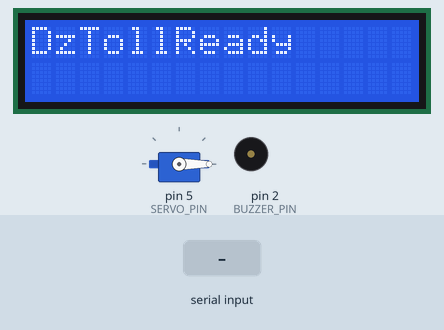
The sketch below on a simulated Arduino Uno, built with avr-gcc and run on an emulated ATmega328P. Parts: servo, 16×2 character LCD, buzzer (waves = sounding, pin HIGH). The inputs (shaded band) are chosen by the test bench. Pins used as bus, display or sensor lines are not drawn.

Above: at 1.3 s.
1.4 s: "OPEN\n" received over Serial
At 4.1 s:
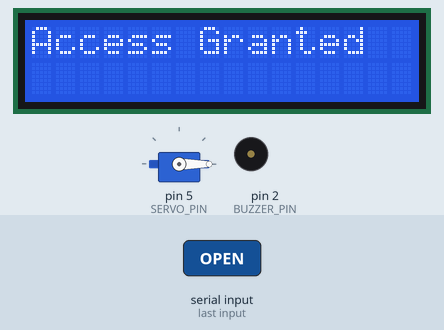
4.4 s: "WAIT_RFID\n" received over Serial
At 5.8 s:
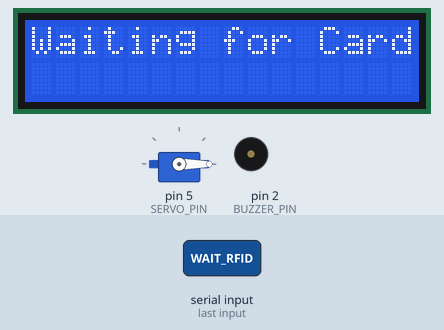
6.1 s: "DENY\n" received over Serial
At 7.8 s:
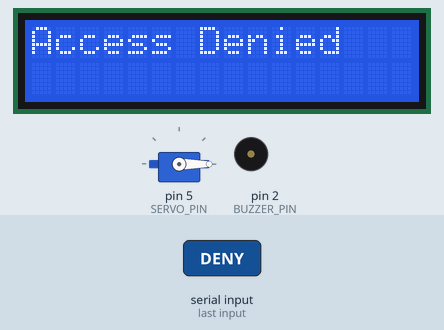
Timing chart, 0 to 9.3 s (numbered marks = the images above; inputs shaded):
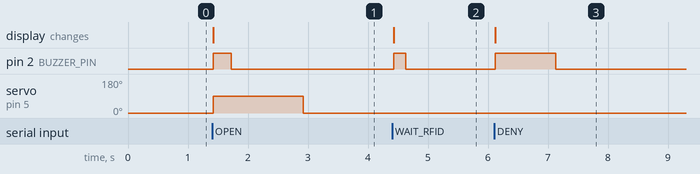

The sketch:

rfid_gate.ino
```cpp
#include <Wire.h>
#include <LiquidCrystal_I2C.h>
#include <SPI.h>
#include <MFRC522.h>
#include <Servo.h>

// Pin definitions
#define SS_PIN 10
#define RST_PIN 9
#define BUZZER_PIN 2
#define SERVO_PIN 5

// Objects
MFRC522 mfrc522(SS_PIN, RST_PIN);
Servo gate;

// Display
LiquidCrystal_I2C lcd(0x27, 16, 2);

// State variables
bool waitForRFID = false;
unsigned long waitStartMillis = 0;

// Timing
const unsigned long RFID_TIMEOUT = 15000; // 15 seconds timeout

unsigned long buzzerEndTime = 0;
bool buzzerOn = false;
unsigned long gateCloseTime = 0;
bool gateOpen = false;

void setup() {
  Serial.begin(9600);
  SPI.begin();
  mfrc522.PCD_Init();
  gate.attach(SERVO_PIN);
  gate.write(0); // Closed position

  pinMode(BUZZER_PIN, OUTPUT);
  digitalWrite(BUZZER_PIN, LOW);

  lcd.init();
  lcd.backlight();
  showStatus("DzTollReady");
}

void showStatus(const char* message) {
  lcd.clear();
  lcd.setCursor(0, 0);
  lcd.print(message);
}

void buzzNonBlocking(int duration) {
  digitalWrite(BUZZER_PIN, HIGH);
  buzzerEndTime = millis() + duration;
  buzzerOn = true;
}

void updateOutputs() {
  unsigned long now = millis();

  if (buzzerOn && now >= buzzerEndTime) {
    digitalWrite(BUZZER_PIN, LOW);
    buzzerOn = false;
  }

  if (gateOpen && now >= gateCloseTime) {
    gate.write(0); // Close gate
    gateOpen = false;
  }
}

void grantAccess() {
  showStatus("Access Granted");
  gate.write(90);
  gateOpen = true;
  gateCloseTime = millis() + 1500;
  buzzNonBlocking(300);
}

void denyAccess() {
  showStatus("Access Denied");
  buzzNonBlocking(1000);
  gateCloseTime = millis() + 1500; // In case gate was opened mistakenly
}

void startRFIDWait() {
  waitForRFID = true;
  waitStartMillis = millis();
  showStatus("Waiting for Card");
  buzzNonBlocking(200);
}

void handleSerialCommands() {
  if (Serial.available()) {
    String cmd = Serial.readStringUntil('\n');
    cmd.trim();

    if (cmd.equalsIgnoreCase("WAIT_RFID")) {
      startRFIDWait();
    } else if (cmd.equalsIgnoreCase("OPEN")) {
      grantAccess();
    } else if (cmd.equalsIgnoreCase("DENY")) {
      denyAccess();
    }
  }
}

void handleRFID() {
  if (mfrc522.PICC_IsNewCardPresent() && mfrc522.PICC_ReadCardSerial()) {
    String uidStr = "";
    for (byte i = 0; i < mfrc522.uid.size; i++) {
      if (mfrc522.uid.uidByte[i] < 0x10) uidStr += "0";
      uidStr += String(mfrc522.uid.uidByte[i], HEX);
    }
    uidStr.toUpperCase();

    Serial.print("RFID=");
    Serial.println(uidStr);

    mfrc522.PICC_HaltA();
    waitForRFID = false;
  }
}

void checkRFIDTimeout() {
  unsigned long elapsed = millis() - waitStartMillis;
  if (elapsed >= RFID_TIMEOUT) {
    waitForRFID = false;
    showStatus("RFID Timeout");
    delay(2000);
    showStatus("DzTollReady");
  }
}

void loop() {
  updateOutputs();
  handleSerialCommands();

  if (waitForRFID) {
    handleRFID();
    checkRFIDTimeout();
  }
}
```

Measured:
- after the input at 1.4 s, pin 2 (BUZZER_PIN): LOW → HIGH at once, → LOW 0.30 s later; servo on pin 5 (SERVO_PIN): 0° → 90° at once, → 0° 1.5 s later; the display: changes at once (image 1)
- after the input at 4.4 s, pin 2 (BUZZER_PIN): LOW → HIGH at once, → LOW 0.20 s later; the display: changes at once (image 2)
- after the input at 6.1 s, pin 2 (BUZZER_PIN): LOW → HIGH at once, → LOW 1.0 s later; the display: changes at once (image 3)
